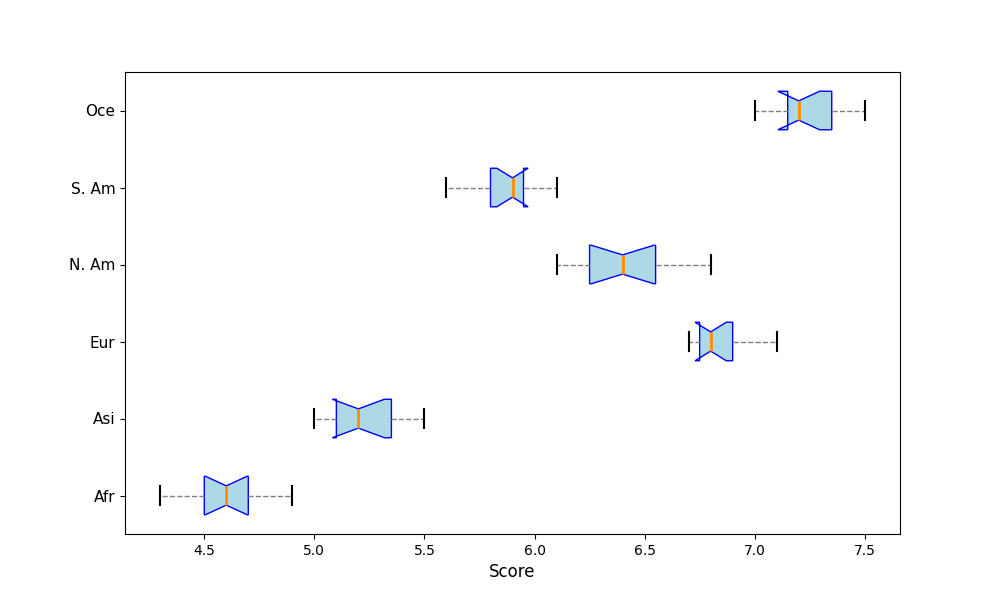

This chart was generated by the following Python code:
import matplotlib.pyplot as plt

happiness_scores_africa = [4.3, 4.5, 4.7, 4.6, 4.8, 4.4, 4.9, 4.6, 4.7, 4.5, 4.6]
happiness_scores_asia = [5.1, 5.2, 5.0, 5.4, 5.3, 5.2, 5.1, 5.3, 5.4, 5.0, 5.5]
happiness_scores_europe = [6.7, 6.8, 6.9, 6.8, 6.7, 6.9, 7.0, 6.8, 6.9, 6.7, 7.1]
happiness_scores_north_america = [6.1, 6.3, 6.2, 6.5, 6.4, 6.5, 6.2, 6.6, 6.7, 6.8, 6.4]
happiness_scores_south_america = [5.8, 5.7, 5.9, 5.8, 5.9, 6.0, 5.6, 6.1, 5.9, 5.8, 6.0]
happiness_scores_oceania = [7.2, 7.0, 7.1, 7.3, 7.4, 7.1, 7.5, 7.2, 7.3, 7.2, 7.4]

data = [
    happiness_scores_africa,
    happiness_scores_asia,
    happiness_scores_europe,
    happiness_scores_north_america,
    happiness_scores_south_america,
    happiness_scores_oceania
]

labels = ['Afr', 'Asi', 'Eur', 'N. Am', 'S. Am', 'Oce']

fig, ax = plt.subplots(figsize=(10, 6))

ax.boxplot(
    data, 
    patch_artist=True, 
    notch=True, 
    vert=False, 
    boxprops=dict(facecolor='lightblue', color='blue'),
    whiskerprops=dict(color='gray', linestyle='--'),
    capprops=dict(color='black', linewidth=1.5),
    medianprops=dict(color='darkorange', linewidth=2),
    flierprops=dict(marker='o', color='red', markersize=5, alpha=0.5)
)

ax.set_xlabel("Score", fontsize=12)
ax.set_yticklabels(labels, fontsize=11)

plt.show()
